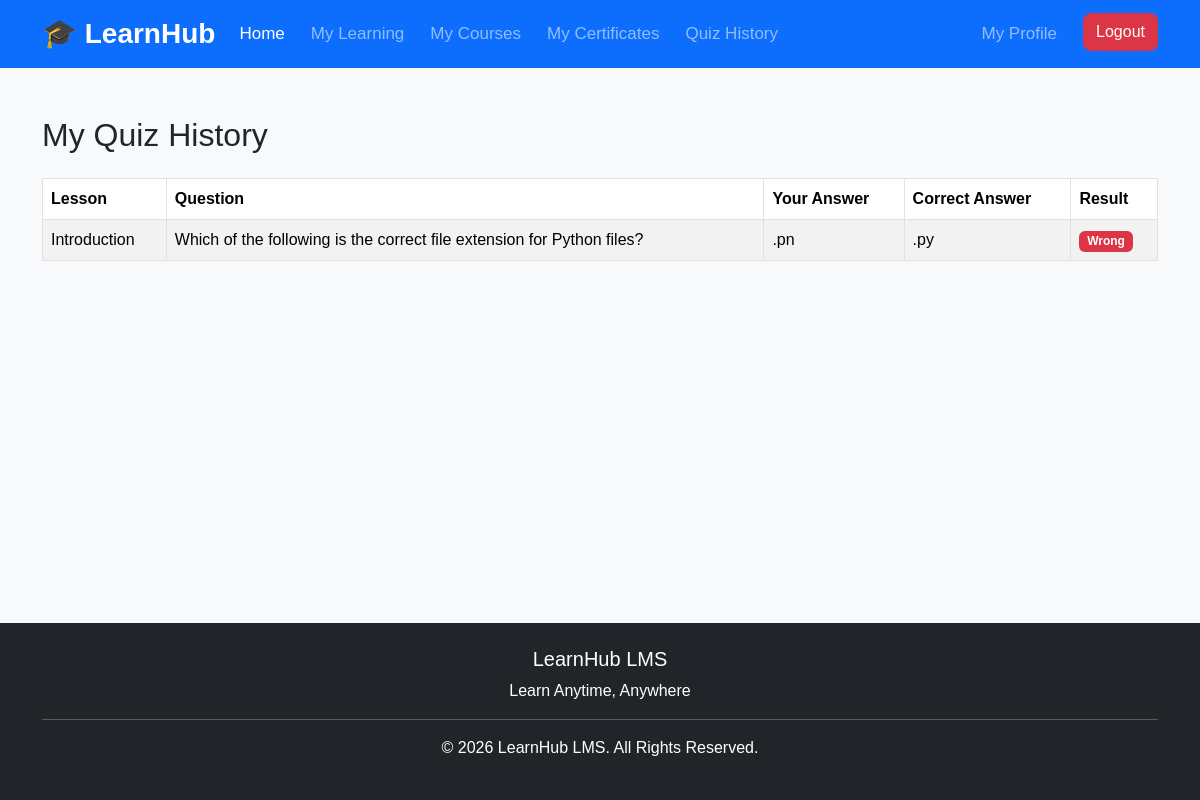
/quiz-history/ (signed in), run on the app's committed database.
### courses/models.py (models this page shows, shortened)
class QuizResult(models.Model):
    student = models.ForeignKey(
        User,
        on_delete=models.CASCADE
    )
    quiz = models.ForeignKey(
        Quiz,
        on_delete=models.CASCADE
    )
    selected_answer = models.CharField(
        max_length=255
    )
    is_correct = models.BooleanField(
        default=False
    )
    attempted_at = models.DateTimeField(
        auto_now_add=True
    )
    class Meta:
        unique_together = ("student", "quiz")

class Quiz(models.Model):
    lesson = models.ForeignKey(
        Lesson,
        on_delete=models.CASCADE
    )
    question = models.TextField()
    option1 = models.CharField(
        max_length=255
    )
    option2 = models.CharField(
        max_length=255
    )
    option3 = models.CharField(
        max_length=255
    )
    option4 = models.CharField(
        max_length=255
    )
    correct_answer = models.CharField(
        max_length=255
    )

class Lesson(models.Model):
    course = models.ForeignKey(
        Course,
        on_delete=models.CASCADE,
        related_name="lessons"
    )
    title = models.CharField(
        max_length=200
    )
    description = models.TextField(
        blank=True
    )
    lesson_video = models.FileField(
    upload_to="lesson_videos/",
    max_length=255,
    blank=True,
    null=True
    )
    lesson_pdf = models.FileField(
    upload_to="lesson_pdfs/",
    blank=True,
    null=True
    )
    duration = models.CharField(
    max_length=50,
    blank=True
    )
    lesson_order = models.PositiveIntegerField()
    created_at = models.DateTimeField(
        auto_now_add=True
    )
    class Meta:
        ordering = ["lesson_order"]

### courses/views.py (the view)
@login_required
def quiz_history(request):
    results = QuizResult.objects.filter(
        student=request.user
    ).select_related(
        "quiz",
        "quiz__lesson"
    )
    return render(
        request,
        "courses/quiz_history.html",
        {
            "results": results
        }
    )

### templates/courses/quiz_history.html (shortened to what this page needs)
{% extends 'base.html' %}
{% block content %}
<div class="container mt-5">
    <h2 class="mb-4">
        My Quiz History
    </h2>
    {% if results %}
    <table class="table table-bordered table-striped">
        <thead>
            <tr>
                <th>Lesson</th>
                <th>Question</th>
                <th>Your Answer</th>
                <th>Correct Answer</th>
                <th>Result</th>
            </tr>
        </thead>
        <tbody>
            {% for result in results %}
            <tr>
                <td>
                    {{ result.quiz.lesson.title }}
                </td>
                <td>
                    {{ result.quiz.question }}
                </td>
                <td>
                    {{ result.selected_answer }}
                </td>
                <td>
                    {{ result.quiz.correct_answer }}
                </td>
                <td>
                    {% if result.is_correct %}
                    <span class="badge bg-success">
                        Correct
                    </span>
                    {% else %}
                    <span class="badge bg-danger">
                        Wrong
                    </span>
                    {% endif %}
                </td>
            </tr>
            {% endfor %}
        </tbody>
    </table>
    {% else %}
    <div class="alert alert-info">
        You haven't attempted any quizzes yet.
    </div>
    {% endif %}
</div>
{% endblock %}

### static/css/style.css (style rules this page uses)
body { font-family: Arial, sans-serif; background-color: #f8f9fa; }
html, body { height:100%; }
body { background:#f8f9fa; }

### data on the page
QuizResult: quiz.lesson "Introduction", quiz.question "Which of the following is the correct file extension for Python files?", selected_answer ".pn", quiz.correct_answer ".py", is_correct "Wrong"
